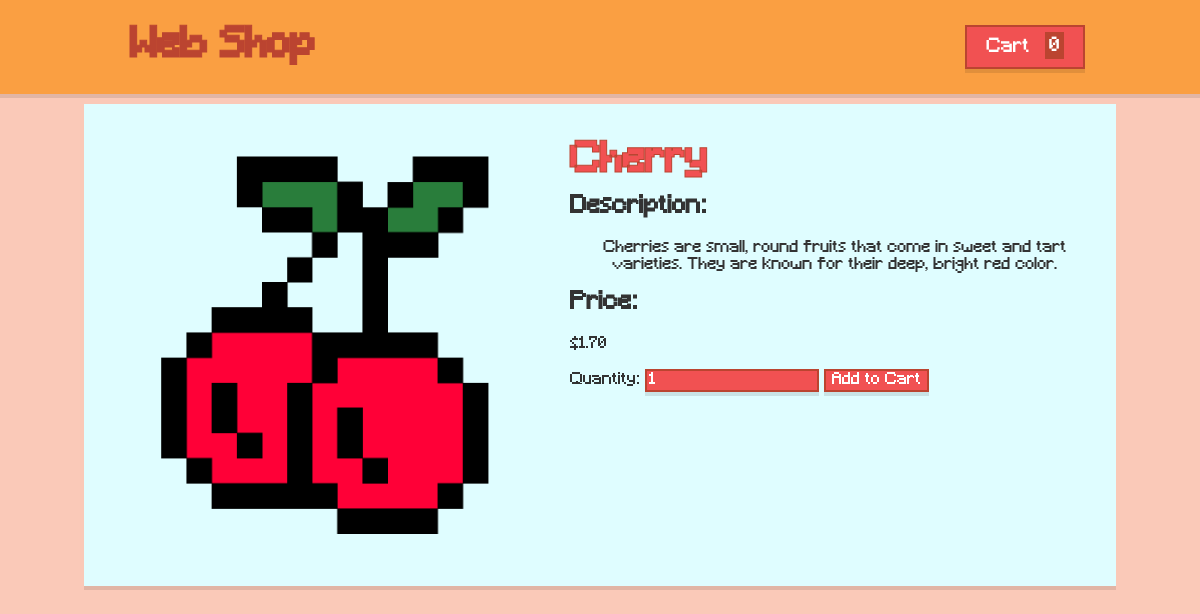
Screenshot of /product.php?code=2 with the database file from the repository.
### tables this page shows
CREATE TABLE IF NOT EXISTS `products` (
`id` int(10) NOT NULL AUTO_INCREMENT,
`name` varchar(250) NOT NULL,
`code` varchar(100) NOT NULL,
`price` double(9,2) NOT NULL,
`image` varchar(250) NOT NULL,
`description` varchar(255) NOT NULL,
PRIMARY KEY (`id`),
UNIQUE KEY `code` (`code`)
);

### product.php (the view, shortened to what this page needs)
<?php
  include('db.php');
  $user_id = session_id();
  $query = "SELECT SUM(quantity) as total_quantity FROM `cart` WHERE `user_id`='$user_id'";
  $result = mysqli_query($con, $query);
  $row = mysqli_fetch_assoc($result);
  $totalQuantity = $row['total_quantity'] + 0;
  if (isset($_GET['code']) && $_GET['code']!=""){
    $code = mysqli_real_escape_string($con, $_GET['code']);
    $result = mysqli_query($con, "SELECT * FROM `products` WHERE `code`='$code'");
    if(mysqli_num_rows($result) > 0){
      $row = mysqli_fetch_assoc($result);
    } else {
      echo "No product found!";
      exit;
    }
  } else {
    echo "Invalid product!";
    exit;
  }
?>
<!DOCTYPE html>
<html>
<head>
    <link rel="stylesheet" type="text/css" href="styles/style.css" />
</head>
<body>
<header>
      <div class="header-holder">
        <h1><a href="index.php">Web Shop</a></h1>
        <div class="cart-container">
                <a href="cart.php">
                    <button class="cart-button">
                        Cart <span class="cart-badge"><?php echo $totalQuantity; ?></span>
                    </button>
                </a>
            </div>
      </div>
    </header>
    <div id="php-elements">
    <img src="<?php echo $row["image"]; ?>" alt="<?php echo $row["name"]; ?>">
    <div class="details">
        <h1><?php echo $row["name"]; ?></h1>
        <h2>Description:</h2>
        <p><?php echo $row["description"]; ?></p>
        <h2>Price:</h2>
        <p class="product-price"><?php echo "$".$row["price"]; ?></p>
        <form method="post" action="">
            <label for="quantity">Quantity:</label>
            <input type="number" id="quantity" name="quantity" value="1" min="1" />
            <input type="submit" value="Add to Cart" />
        </form>
    </div>
</div>
</body>
</html>

### styles/style.css (style rules this page uses)
:root { --primary-color: #F15152; --items-color: #DFFDFF; --background-color: #FAC9B8; --header-color: #FA9F42; --accent-color: #BB4430; --font-size-base: 16px; --font-family-base: Minecraft, sans-serif; }
body { font-size: var(--font-size-base); font-family: var(--font-family-base); color: #333; background-color: var(--background-color); margin: 0; padding: 0; height: 100%; }
#php-elements { margin: 10px auto; width: 90%; max-width: 1000px; background-color: var(--items-color); box-shadow: 0 4px 0px 0 rgba(0,0,0,0.1); border-radius: 0px; padding: 1em; display: flex; gap: 20px; }
#php-elements h1 { margin: 20px 10px 10px 0px; }
#php-elements img { max-width: 450px; max-height: 450px; width: auto; height: auto; }
#php-elements .details { flex-grow: 1; }
.product-price { text-align: start; }
html { height: 100%; }
button { color: white; background-color: var(--primary-color); font: var(--font-family-base); border: 2px solid var(--accent-color); border-radius: 0px; box-shadow: 0 4px 0px 0 rgba(0,0,0,0.1); }
input { color: white; background-color: var(--primary-color); font: var(--font-family-base); border: 2px solid var(--accent-color); border-radius: 0px; box-shadow: 0 4px 0px 0 rgba(0,0,0,0.1); }
h1 { font-size: 2.5em; margin: 15px; font-size: 2.5em; margin-left: 30px; color: var(--primary-color); -webkit-text-stroke: 1px var(--accent-color); }
h2 { font-size: 1.5em; margin-top: 0; }
img { max-width: 100%; height: auto; }
header { margin: auto; width: 100%; background-color: var(--header-color); box-shadow: 0 4px 0px 0 rgba(0,0,0,0.1); }
p { text-align: center; }
.header-holder { margin: auto; width: 90%; max-width: 1000px; background-color: var(--header-color); display: flex; justify-content: space-between; align-items: center; padding: 10px 0; }
.cart-button { background-color: var(--primary-color); color: white; border: 2px solid var(--accent-color); border-radius: 0px; padding: 0.5em 1em; font-size: 1.2em; cursor: pointer; }
.cart-badge { margin: 0; background-color: var(--accent-color); color: white; border-radius: 0px; padding: 0.28em 0.2em 0.1em 0.2em; margin-left: 0.5em; font-size: 1em; }
.cart-container { margin: 15px; border-radius: 0px; }
a { text-decoration: none; color: var(--accent-color); }

### rows the page displays
products: image (picture), name "Cherry", description "Cherries are small, round fruits that come in sweet and tart varieties. They are known for their deep, bright red color.", price "1.70"

### other values shown
$totalQuantity "0"
